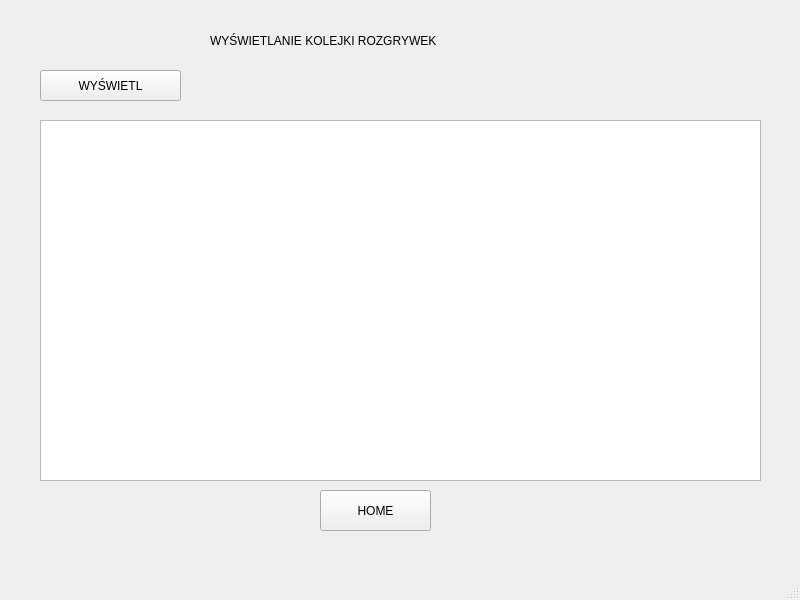
<?xml version="1.0" encoding="UTF-8"?>
<ui version="4.0">
 <class>MainWindow</class>
 <widget class="QMainWindow" name="MainWindow">
  <property name="geometry">
   <rect>
    <x>0</x>
    <y>0</y>
    <width>800</width>
    <height>600</height>
   </rect>
  </property>
  <property name="windowTitle">
   <string>MainWindow</string>
  </property>
  <widget class="QWidget" name="centralwidget">
   <widget class="QLabel" name="label">
    <property name="geometry">
     <rect>
      <x>210</x>
      <y>10</y>
      <width>421</width>
      <height>61</height>
     </rect>
    </property>
    <property name="text">
     <string>WYŚWIETLANIE KOLEJKI ROZGRYWEK</string>
    </property>
   </widget>
   <widget class="QTextBrowser" name="textBrowser">
    <property name="geometry">
     <rect>
      <x>40</x>
      <y>120</y>
      <width>721</width>
      <height>361</height>
     </rect>
    </property>
   </widget>
   <widget class="QPushButton" name="pushButton">
    <property name="geometry">
     <rect>
      <x>40</x>
      <y>70</y>
      <width>141</width>
      <height>31</height>
     </rect>
    </property>
    <property name="text">
     <string>WYŚWIETL</string>
    </property>
   </widget>
   <widget class="QPushButton" name="pushButton_2">
    <property name="geometry">
     <rect>
      <x>320</x>
      <y>490</y>
      <width>111</width>
      <height>41</height>
     </rect>
    </property>
    <property name="text">
     <string>HOME</string>
    </property>
   </widget>
  </widget>
  <widget class="QMenuBar" name="menubar">
   <property name="geometry">
    <rect>
     <x>0</x>
     <y>0</y>
     <width>800</width>
     <height>22</height>
    </rect>
   </property>
  </widget>
  <widget class="QStatusBar" name="statusbar"/>
 </widget>
 <resources/>
 <connections/>
</ui>
